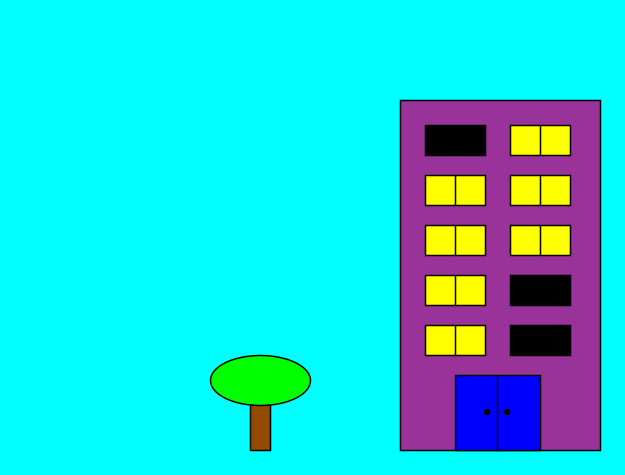
Frame 1 (no input)
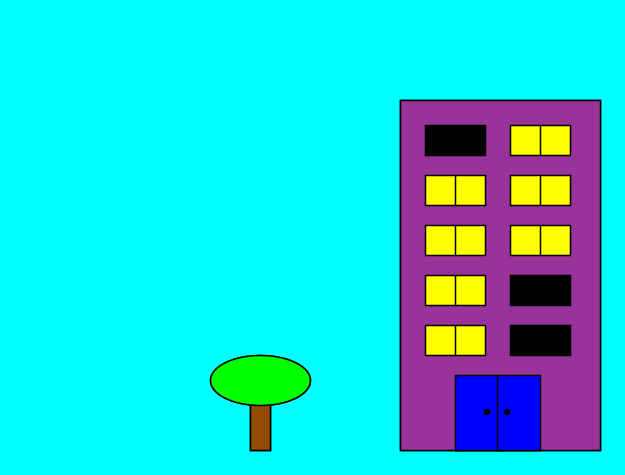
Frame 2 (the mouse pressed at the canvas centre, redrawn once)

The Processing sketch that drew these frames (run headless with seeded random() and noise(); the mouse was pressed at the canvas centre and the sketch redrawn once):

// Processing sketch: Luan_Silva_Frinhani_Tarefa02
// ── Luan_Silva_Frinhani_Tarefa02.pde
void setup(){
  size(625,475);
  background(0,255,255);
}
void draw(){
  stroke(0);
  strokeWeight(1.5);
  fill(153,51,153);
  quad(400,100,600,100,600,450,400,450);
  fill(0,0,0);
  rect(425,125,60,30);
  fill(255,255,0);
  rect(510,125,60,30);
  line(540,125,540,155);
  fill(255,255,0);
  rect(425,175,60,30);
  line(455,175,455,205);
  rect(510,175,60,30);
  line(540,175,540,205);
  rect(425,225,60,30);
  line(455,225,455,255);
  rect(510,225,60,30);
  line(540,225,540,255);
  rect(425,275,60,30);
  line(455,275,455,305);
  fill(0,0,0);
  rect(510,275,60,30);
  fill(255,255,0);
  rect(425,325,60,30);
  line(455,325,455,355);
  fill(0,0,0);
  rect(510,325,60,30);
  fill(0,0,255);
  quad(455,375,540,375,540,450,455,450);
  line(497,375,497,450);
  fill(0,0,0);
  ellipse(487,412,5,5);
  fill(0,0,0);
  ellipse(507,412,5,5);
  fill(148,74,0);
  quad(250,375,270,375,270,450,250,450);
  fill(0,255,0);
  ellipse(260,380,100,50);
  noLoop();
  save("Trabalho.png");
  
}
